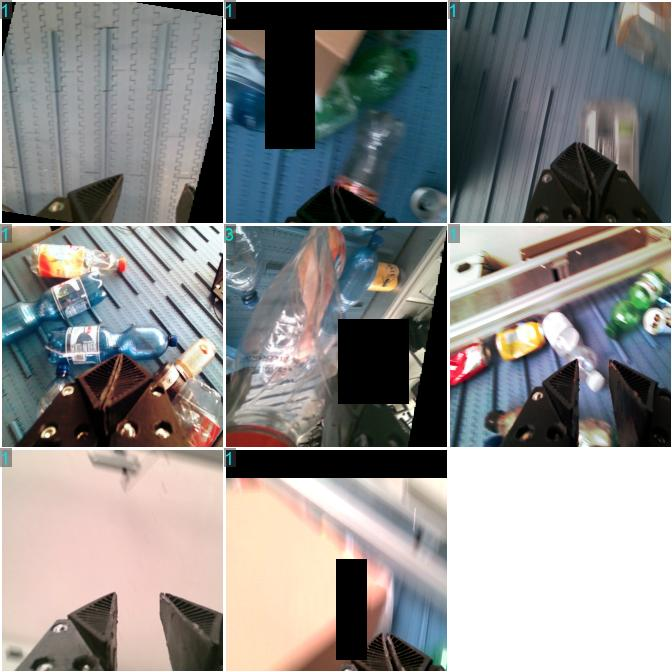
#> input picture runs/classify/cv_runs/cls_train_val_full_21072026/train_batch0.jpg, 672 x 672 px
$ python label_classification.py --source ../../runs/classify/cv_runs/cls_train_val_full_21072026 --dest out.png
#> lines starting #> are read from the running program, lines starting #| are printed output that depends on the picture
#!/usr/bin/env python3
"""
Assign class labels to images by moving them into class subfolders (YOLO-cls style).

Expected layout after labeling:
  <dest>/train/<class_name>/*.jpg
  (optional) <dest>/val/<class_name>/...

You can later point Ultralytics YOLO classification training at <dest>.

Examples:
  python label_classification.py -s ./raw -d ./dataset
  python label_classification.py -s ./raw -d ./dataset --split 0.2

Default keys (four classes, YOLO-style indices): 0 PET, 1 Aluminium, 2 Other, 3 Empty
"""

from __future__ import annotations

import argparse
import random
import shutil
import sys
from pathlib import Path
from typing import Any

import cv2
import numpy as np

IMAGE_EXTS = {".jpg", ".jpeg", ".png", ".bmp", ".webp"}

# Folder order matches YOLO class id: 0→PET, 1→Aluminium, 2→Other, 3→Empty
DEFAULT_CLASSES_STR = "PET,Aluminium,Other,Empty"

# When len(classes)==4, keys 0–3 map to class indices 0..3
_FOUR_CLASS_KEYS = (ord("0"), ord("1"), ord("2"), ord("3"))


def parse_args() -> argparse.Namespace:
    p = argparse.ArgumentParser(
        description="Label images for classification: move/copy into class folders under train/val."
    )
    p.add_argument(
        "-s",
        "--source",
        type=Path,
        required=True,
        help="Folder containing unlabeled images (flat).",
    )
    p.add_argument(
        "-d",
        "--dest",
        type=Path,
        required=True,
        help="Dataset root (will contain train/ and optionally val/).",
    )
    p.add_argument(
        "-c",
        "--classes",
        default=DEFAULT_CLASSES_STR,
        help=(
            "Comma-separated class names. With exactly four classes, keys 0–3 match YOLO ids "
            f"(default: {DEFAULT_CLASSES_STR!r}). Otherwise keys 1–9 in order."
        ),
    )
    p.add_argument(
        "--split",
        type=float,
        default=None,
        help="If set (e.g. 0.2), fraction of each class sent to val/ (rest to train/).",
    )
    p.add_argument(
        "--seed",
        type=int,
        default=42,
        help="RNG seed for val split (default: 42).",
    )
    p.add_argument(
        "--copy",
        action="store_true",
        help="Copy instead of move files.",
    )
    p.add_argument(
        "--max-width",
        type=int,
        default=960,
        help="Resize preview for display only (default: 960).",
    )
    return p.parse_args()


def list_images(folder: Path) -> list[Path]:
    out: list[Path] = []
    for p in sorted(folder.iterdir()):
        if p.is_file() and p.suffix.lower() in IMAGE_EXTS:
            out.append(p)
    return out


# [27 lines left out: function place_file, not called in this run]


BAR_H = 52
WIN = "label"


# [15 lines left out: function _key_to_class_index, not called in this run]


def _bar_key_label(class_index: int, n_classes: int) -> str:
    if n_classes == 4:
        return str(class_index)  # 0, 1, 2, 3 — matches keyboard and YOLO ids
    return str(class_index + 1)


def _draw_label_ui(
    img_show: np.ndarray,
    idx: int,
    total: int,
    path: Path,
    classes: list[str],
) -> tuple[np.ndarray, int]:
    """Stack image + clickable class bar. Returns (bgr image, height of image area in pixels)."""
    h, w = img_show.shape[:2]
    n = len(classes)
    bar = np.zeros((BAR_H, w, 3), dtype=np.uint8)
    cw = max(1, w // n)
    for i, name in enumerate(classes):
        x0 = i * cw
        x1 = min(w - 1, x0 + cw - 1)
        shade = (50 + (i % 2) * 25, 55, 60 + i * 15)
        cv2.rectangle(bar, (x0, 0), (x1, BAR_H - 1), shade, -1)
        cv2.rectangle(bar, (x0, 0), (x1, BAR_H - 1), (200, 200, 200), 1)
        short = name if len(name) <= 18 else name[:15] + "..."
        key_lbl = _bar_key_label(i, n)
        cv2.putText(
            bar,
            f"{key_lbl}  {short}",
            (x0 + 6, 33),
            cv2.FONT_HERSHEY_SIMPLEX,
            0.45,
            (255, 255, 255),
            1,
            cv2.LINE_AA,
        )
    top = img_show.copy()
    line = f"{idx + 1}/{total}  {path.name}"
    cv2.putText(top, line[:90], (8, 22), cv2.FONT_HERSHEY_SIMPLEX, 0.5, (0, 255, 0), 2, cv2.LINE_AA)
    hint = (
        "0=PET 1=Aluminium 2=Other 3=Empty | Space skip | q quit | click bar"
        if n == 4
        else "Keys: 1-9 class | Space skip | q quit | click bar"
    )
    cv2.putText(
        top,
        hint,
        (8, h - 10),
        cv2.FONT_HERSHEY_SIMPLEX,
        0.45,
        (200, 200, 200),
        1,
        cv2.LINE_AA,
    )
    vis = np.vstack([top, bar])
    return vis, h


# [11 lines left out: function _mouse_callback, not called in this run]


def main() -> int:
    args = parse_args()
    classes = [c.strip() for c in args.classes.split(",") if c.strip()]
    if not classes:
        print("Provide at least one class in --classes.", file=sys.stderr)
        return 1

    src = args.source.expanduser().resolve()
    if not src.is_dir():
        print(
            f"Source folder does not exist: {args.source} (resolved: {src})",
            file=sys.stderr,
        )
        print(
            "Create it and add images, e.g.  mkdir -p raw  "
            "then capture with:  python capture_realsense.py -o ./raw --interactive",
            file=sys.stderr,
        )
        print("Run from the project folder so ./raw points to the right place.", file=sys.stderr)
        return 1

    images = list_images(src)
    if not images:
        print(f"No images in {src}", file=sys.stderr)
        return 1

    rng = random.Random(args.seed)

    print("Interactive labeling: each image opens in a window.")
    if len(classes) == 4:
        print("  Keys: 0=PET  1=Aluminium  2=Other  3=Empty  (same as YOLO class ids)  |  Space=skip  q=quit  |  or click bar.")
    else:
        print("  Keys: 1–9 = class order  |  Space=skip  q=quit  |  or click the bar.")
    print("Classes (folder names):", ", ".join(classes))

    cv2.namedWindow(WIN, cv2.WINDOW_NORMAL)
    idx = 0
    while idx < len(images):
        path = images[idx]
        img = cv2.imread(str(path))
#> img is the input picture: shape (672, 672, 3); mean B, G, R 136.1, 137.3, 137.7
        if img is None:
            print(f"Unreadable: {path}", file=sys.stderr)
            idx += 1
            continue

        h, w = img.shape[:2]
#> h = 672; w = 672
        scale = min(1.0, args.max_width / float(w)) if w > 0 else 1.0
#> scale = 1
        if scale < 1.0:
            img_show = cv2.resize(img, (int(w * scale), int(h * scale)))
        else:
            img_show = img

        h_img = img_show.shape[0]
#> h_img = 672
        w_vis = img_show.shape[1]
#> w_vis = 672
        ui_param: dict[str, Any] = {
            "choice": None,
            "h_img": h_img,
            "w_vis": w_vis,
            "n_cls": len(classes),
        }
        cv2.setMouseCallback(WIN, _mouse_callback, ui_param)

        class_index: int | None = None
        quit_app = False
        while True:
            vis, _ = _draw_label_ui(img_show, idx, len(images), path, classes)
#> after the loop in _draw_label_ui, `for i, name in enumerate(classes):`:
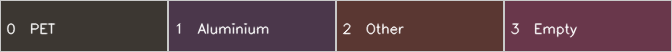
#> bar: shape (52, 672, 3); mean of channels 0, 1, 2 72.9, 66, 91.6; drawn as B, G, R
#> in _draw_label_ui, `cv2.putText( top, hint, (8, h - 10), cv2.FONT_HERSHEY_SIMPLEX, 0.45, (..`:
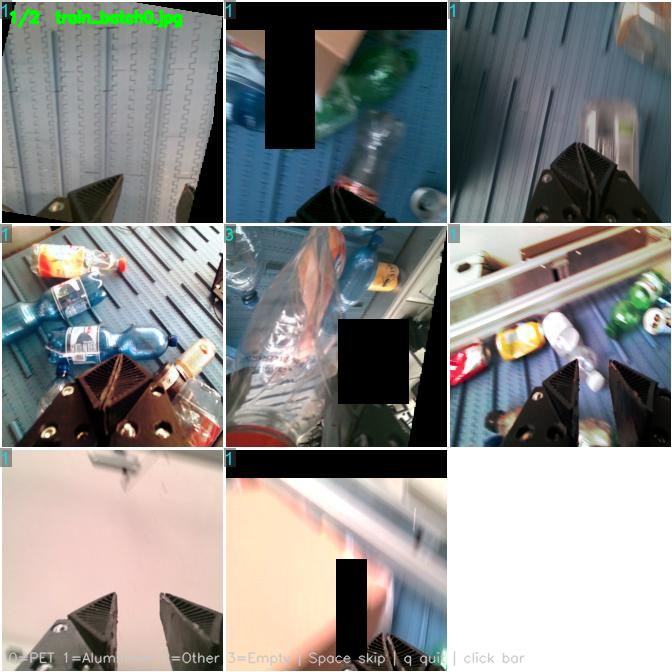
#> top: shape (672, 672, 3); mean B, G, R 135.9, 137.8, 137.5
#> in _draw_label_ui, `vis = np.vstack([top, bar])`:
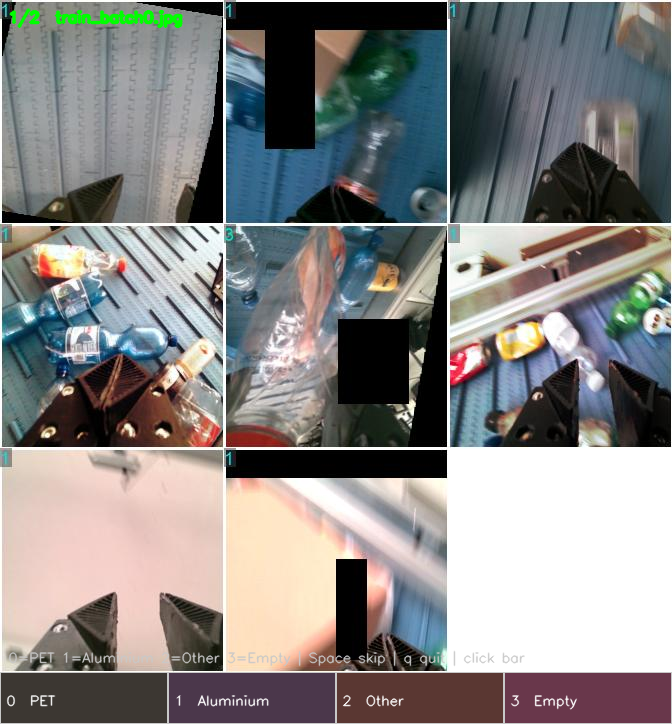
#> vis: shape (724, 672, 3); mean B, G, R 131.4, 132.7, 134.2
            cv2.imshow(WIN, vis)
            key = cv2.waitKey(30) & 0xFF
#> (key q is pressed here)

            pick = ui_param["choice"]
            if pick is not None:
                class_index = pick
                ui_param["choice"] = None
                break

            if key == ord("q") or key == 27:
                quit_app = True
                break
            if key == ord(" "):
                class_index = None
                break
            ci = _key_to_class_index(key, classes)
            if ci is not None:
                class_index = ci
                break

        if quit_app:
            print("Stopped by user.")
            break

        if class_index is None:
            idx += 1
            continue

        cls_name = classes[class_index]
        dest_path = place_file(path, args.dest, cls_name, args.split, rng, args.copy)
        print(f"  -> {cls_name}: {dest_path}")
        idx += 1

    cv2.destroyWindow(WIN)
    return 0


if __name__ == "__main__":
    raise SystemExit(main())
#> (the program exits here)
